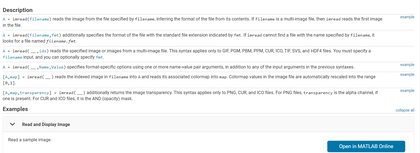
%> input picture sample.png, 420 x 153 px, shrunk from 1536 x 561 before the run
$ octave --eval "main;"   (GNU Octave 9; MATLAB toolbox functions it lacks are replaced by stand-ins)
%> lines starting %> are read from the running program, lines starting %| are printed output that depends on the picture

function main()
    clc;
    close all;
    clear all;
    % testHist()
    testHisteq()
%> in testHisteq, image_color is the input picture: size 153x420x3 uint8; mean R, G, B 242.6, 244.3, 245.1
end

% [42 lines left out: function testHist, not called in this run]

function testHisteq()
    % Load image

    image_color = imread('sample.png');
    figure;
    imshow(image_color);
    % colour hist
    [R, G, B] = colour_hist(image_color);
%> after the loop in colour_hist, `for i = 1:rows`: B = 256 values, max 39614 at index 255, min 0 at index 1, mean 251; G = 256 values, max 39597 at index 255, min 0 at index 1, mean 251; R = 256 values, max 39440 at index 255, min 0 at index 14, mean 251

    figure;
    subplot(3, 1, 1);
    bar(R, 'r');
    title('Histogram Red');
    xlabel('Intensity (0-255)');
    ylabel('Frequency');

    subplot(3, 1, 2);
    bar(G, 'g');
    title('Histogram Green');
    xlabel('Intensity (0-255)');
    ylabel('Frequency');

    subplot(3, 1, 3);
    bar(B, 'b');
    title('Histogram Blue');
    xlabel('Intensity (0-255)');
    ylabel('Frequency');


    image_gray = rgb2gray(image_color);
    figure;
    imshow(image_gray);

    hist = grayscale_hist(image_gray);
    figure;
    bar(hist);
    title('Histogram Grayscale');
    xlabel('Intensity (0-255)');
    ylabel('Frequency');

    % grayscale hist

    output_grayscale_histEq = grayscale_histEq(image_gray);
    figure;
    imshow(output_grayscale_histEq);
    % grayscale hist
    hist = grayscale_hist(output_grayscale_histEq);
    figure;
    bar(hist);
    title('Histogram Output histeq Grayscale');
    xlabel('Intensity (0-255)');
    ylabel('Frequency');


    output_colour_histEq = colour_histEq(image_color);
    figure;
    imshow(output_colour_histEq);
    % colour hist
    [R, G, B] = colour_hist(output_colour_histEq);

    figure;
    subplot(3, 1, 1);
    bar(R, 'r');
    title('Histogram Red');
    xlabel('Intensity (0-255)');
    ylabel('Frequency');

    subplot(3, 1, 2);
    bar(G, 'g');
    title('Histogram Green');
    xlabel('Intensity (0-255)');
    ylabel('Frequency');

    subplot(3, 1, 3);
    bar(B, 'b');
    title('Histogram Blue');
    xlabel('Intensity (0-255)');
    ylabel('Frequency');

end

function histogram = grayscale_hist(image)
    [rows, cols] = size(image);
    histogram = zeros(1, 256);

    for i = 1:rows
        for j = 1:cols
            pixel_value = uint8(image(i, j));
            histogram(pixel_value + 1) = histogram(pixel_value + 1) + 1;
        end
    end
end

function [R, G, B] = colour_hist(image)
    [rows, cols, ~] = size(image);
    R = zeros(1, 256);
    G = zeros(1, 256);
    B = zeros(1, 256);

    for i = 1:rows
        for j = 1:cols
            pixel_value = image(i, j, :);
            R(uint8(pixel_value(1)) + 1)  = R(uint8(pixel_value(1)) + 1) + 1;
            G(uint8(pixel_value(2)) + 1)  = G(uint8(pixel_value(2)) + 1) + 1;
            B(uint8(pixel_value(3)) + 1)  = B(uint8(pixel_value(3)) + 1) + 1;
        end
    end
end

function outputImage = colour_histEq(image)
    % hist = zeros(1,256);
    R = zeros(1, 256);
    G = zeros(1, 256);
    B = zeros(1, 256);

    [rows cols, channel ] = size(image);
    no_of_pixels = rows*cols;
    n = 0 : 255;

    % [5 lines of commented-out code are left out]
    for i = 1:rows
        for j = 1:cols
            R(image(i,j,1) + 1)  = R(image(i,j,1) + 1) + 1;
            G(image(i,j,2) + 1)  = G(image(i,j,2) + 1) + 1;
            B(image(i,j,3) + 1)  = B(image(i,j,3) + 1) + 1;
        end
    end

    % for i=1:256
    %     hist(i)=hist(i)/no_of_pixels;
    % end
    for i=1:256
        R(i)=R(i)/no_of_pixels;
    end
    for i=1:256
        G(i)=G(i)/no_of_pixels;
    end
    for i=1:256
        B(i)=B(i)/no_of_pixels;
    end

    % [5 lines of commented-out code are left out]

    tempR=R(1);
    for i=2:256
        tempR=tempR+R(i);
        R(i)=tempR;
    end

    tempG=G(1);
    for i=2:256
        tempG=tempG+G(i);
        G(i)=tempG;
    end

    tempB=B(1);
    for i=2:256
        tempB=tempB+B(i);
        B(i)=tempB;
    end

    % [5 lines of commented-out code are left out]
    for i = 1:rows
        for j = 1:cols
            % R_out(i,j) = max(min(R(image(i,j,1)+1), 255),0);
            R_out(i,j) = R(image(i,j,1)+1);
        end
    end
    for i = 1:rows
        for j = 1:cols
            % G_out(i,j) = max(min(G(image(i,j,1)+1), 255),0);
            G_out(i,j) = G(image(i,j,2)+1);
        end
    end
    for i = 1:rows
        for j = 1:cols
            % B_out(i,j) = max(min(B(image(i,j,1)+1), 255),0);
            B_out(i,j) = B(image(i,j,3)+1);
        end
    end
    % outputImage = cat(3, uint8(R_out), uint8(G_out), uint8(B_out));
    for i = 1:rows
        for j = 1:cols
            outputImage(i,j,1) = R_out(i,j);
            outputImage(i,j,2) = G_out(i,j);
            outputImage(i,j,3) = B_out(i,j);
        end
    end

end


function outputImage = grayscale_histEq(Image)
    % [28 lines of commented-out code are left out]
    histogram = zeros(1,256);

    [rows cols] = size(Image);
    no_of_pixels = rows*cols;
    n = 0 : 255;

    for i= 1:rows
        for j=1:cols
            histogram(Image(i,j)+1) = histogram(Image(i,j)+1)+1;
        end
    end

    for i=1:256
        histogram(i)=histogram(i)/no_of_pixels;
    end

    temp=histogram(1);
    for i=2:256
        temp=temp+histogram(i);
        histogram(i)=temp;
    end

    for i = 1:rows
        for j = 1:cols
            outputImage(i,j) = histogram(Image(i,j)+1);
        end
    end


    % [61 lines of commented-out code are left out]
end

% [38 lines left out: function histogram_specification, not called in this run]
%> in testHisteq, `ylabel('Frequency');`:
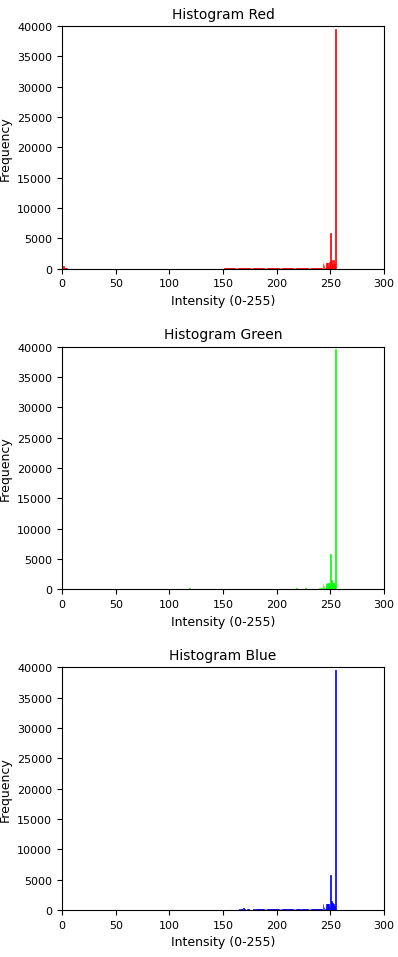
%> figure redrawn from the program's plot data, 3 panels; panel 1: tallest bar 39440 high, from x = 254.6 to 255.4; panel 2: tallest bar 39597 high, from x = 254.6 to 255.4; panel 3: tallest bar 39614 high, from x = 254.6 to 255.4
%> after the loop in grayscale_hist, `for i = 1:rows`: histogram = 256 values, max 39557 at index 255, min 0 at index 1, mean 251
%> in testHisteq, `hist = grayscale_hist(image_gray);`: hist has the same summary as histogram in grayscale_hist
%> in testHisteq, `ylabel('Frequency');`:
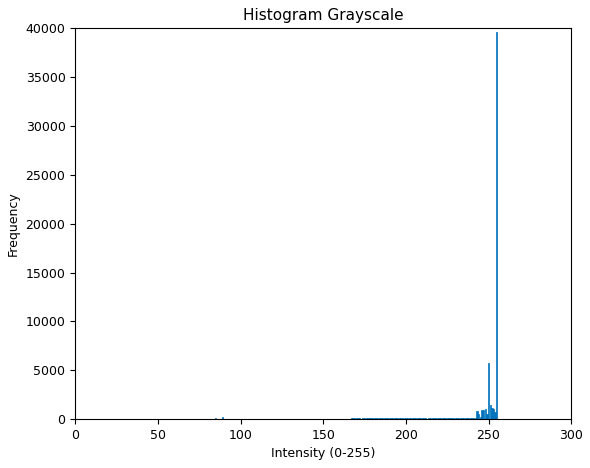
%> figure redrawn from the program's plot data; tallest bar 39557 high, from x = 254.6 to 255.4
%> after the loop in grayscale_histEq, `for i=1:256`: histogram = 256 values, max 0.616 at index 255, min 0 at index 1, mean 0.00391
%> in grayscale_histEq, `temp=histogram(1);`: temp = 0
%> the loop in grayscale_histEq, `for i=2:256` made 255 passes
%> temp on passes 1 to 3: 0, 0, 0
%> after the loop in grayscale_histEq, `for i=2:256`: histogram = 256 values from 0 to 1; temp = 1
%> after the loop in grayscale_histEq, `for i = 1:rows`:
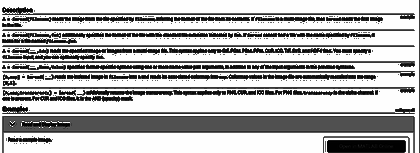
%> outputImage: size 153x420 double; min 1.56e-05, max 1, mean 0.695
%> in testHisteq, `hist = grayscale_hist(output_grayscale_histEq);`: hist = 256 values, max 39557 at index 2, min 0 at index 3, mean 251
%> in testHisteq, `ylabel('Frequency');`:
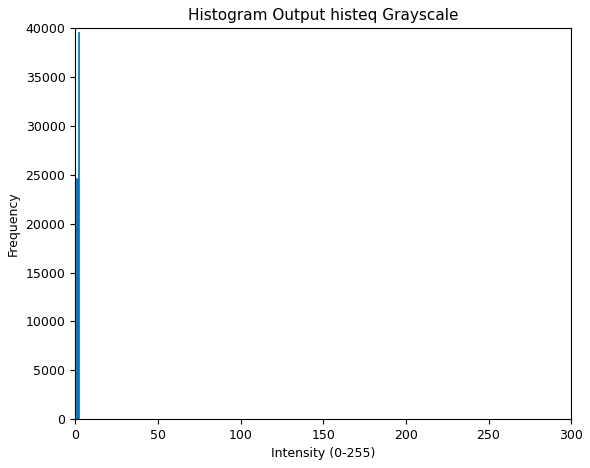
%> figure redrawn from the program's plot data; tallest bar 39557 high, from x = 1.6 to 2.4
%> after the loop in colour_histEq, `for i=1:256`: R = 256 values, max 0.614 at index 255, min 0 at index 14, mean 0.00391
%> after the loop in colour_histEq, `for i=1:256`: G = 256 values, max 0.616 at index 255, min 0 at index 1, mean 0.00391
%> after the loop in colour_histEq, `for i=1:256`: B has the same summary as G
%> in colour_histEq, `tempR=R(1);`: tempR = 0.00686
%> the loop in colour_histEq, `for i=2:256` made 255 passes
%> tempR on passes 1 to 3: 0.00759, 0.00808, 0.0092
%> after the loop in colour_histEq, `for i=2:256`: R = 256 values from 0.00686 to 1; tempR = 1
%> in colour_histEq, `tempG=G(1);`: tempG = 0
%> the loop in colour_histEq, `for i=2:256` made 255 passes
%> after the loop in colour_histEq, `for i=2:256`: G = 256 values from 0 to 1; tempG = 1
%> in colour_histEq, `tempB=B(1);`: tempB = 0
%> the loop in colour_histEq, `for i=2:256` made 255 passes
%> after the loop in colour_histEq, `for i=2:256`: B = 256 values from 0 to 1; tempB = 1
%> after the loop in colour_histEq, `for i = 1:rows`:
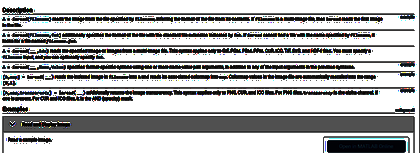
%> outputImage: size 153x420x3 double; mean R, G, B 0.694, 0.695, 0.695
%> in testHisteq, `[R, G, B] = colour_hist(output_colour_histEq);`: R = 256 values, max 39440 at index 2, min 0 at index 3, mean 251; G = 256 values, max 39597 at index 2, min 0 at index 3, mean 251; B = 256 values, max 39614 at index 2, min 0 at index 3, mean 251
